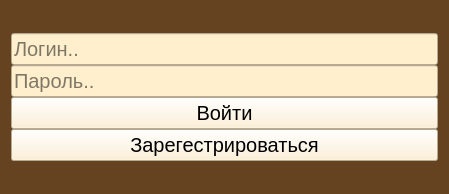
<?xml version="1.0" encoding="UTF-8"?>
<ui version="4.0">
 <class>LogReg</class>
 <widget class="QWidget" name="LogReg">
  <property name="geometry">
   <rect>
    <x>0</x>
    <y>0</y>
    <width>449</width>
    <height>194</height>
   </rect>
  </property>
  <property name="windowTitle">
   <string>Form</string>
  </property>
  <property name="styleSheet">
   <string notr="true">background-color: rgb(101, 67, 33);</string>
  </property>
  <layout class="QVBoxLayout" name="verticalLayout_2">
   <item>
    <layout class="QVBoxLayout" name="verticalLayout">
     <property name="spacing">
      <number>0</number>
     </property>
     <item>
      <widget class="QLineEdit" name="LogLine">
       <property name="font">
        <font>
         <family>Arial</family>
         <pointsize>15</pointsize>
        </font>
       </property>
       <property name="styleSheet">
        <string notr="true">;background-color: rgb(255, 239, 205)</string>
       </property>
       <property name="placeholderText">
        <string>Логин..</string>
       </property>
      </widget>
     </item>
     <item>
      <widget class="QLineEdit" name="RegLine">
       <property name="font">
        <font>
         <family>Arial</family>
         <pointsize>15</pointsize>
        </font>
       </property>
       <property name="styleSheet">
        <string notr="true">;background-color: rgb(255, 239, 205)</string>
       </property>
       <property name="placeholderText">
        <string>Пароль..</string>
       </property>
      </widget>
     </item>
     <item>
      <widget class="QPushButton" name="LoginButt">
       <property name="font">
        <font>
         <family>Arial</family>
         <pointsize>15</pointsize>
        </font>
       </property>
       <property name="styleSheet">
        <string notr="true">;background-color: rgb(255, 239, 205)</string>
       </property>
       <property name="text">
        <string>Войти</string>
       </property>
      </widget>
     </item>
     <item>
      <widget class="QPushButton" name="RegButt">
       <property name="font">
        <font>
         <family>Arial</family>
         <pointsize>15</pointsize>
        </font>
       </property>
       <property name="styleSheet">
        <string notr="true">;background-color: rgb(255, 239, 205)</string>
       </property>
       <property name="text">
        <string>Зарегестрироваться</string>
       </property>
      </widget>
     </item>
    </layout>
   </item>
  </layout>
 </widget>
 <resources/>
 <connections/>
</ui>
